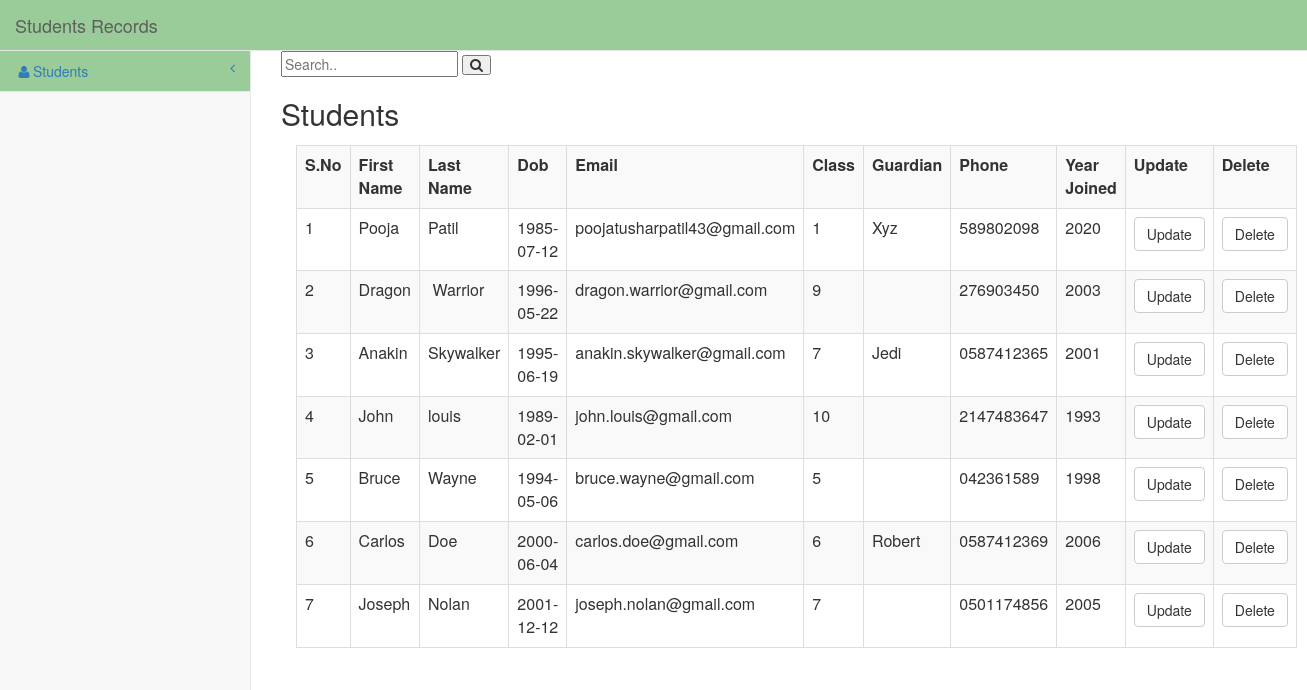
The app's page /admin/index.php with its own data.
### tables this page shows
CREATE TABLE `students` (
  `id` int(11) NOT NULL,
  `first_name` varchar(100) NOT NULL,
  `last_name` varchar(100) NOT NULL,
  `dob` date NOT NULL,
  `email` varchar(255) NOT NULL,
  `class` int(11) NOT NULL,
  `guardian_name` varchar(100) DEFAULT NULL,
  `phone_number` varchar(50) NOT NULL,
  `date_added` datetime NOT NULL DEFAULT current_timestamp(),
  `date_updated` timestamp NOT NULL DEFAULT current_timestamp() ON UPDATE current_timestamp(),
  `year_joined` int(11) DEFAULT NULL
);

### admin/index.php (called while the page is built, shortened)
<?php
require "controllers/Maincontroller.php";
require "models/database.php";
$config = require "resources/config/config.php";
$dsn = "mysql:host=".$config['db_host'].";dbname=".$config['db_name'].";charset=".$config['db_charset'];
$pdo = new PDO($dsn, $config['db_user'], $config['db_password'], $config['db_options']);
$db = new Database($pdo);
$maincontroller = new Maincontroller($db);
$maincontroller->index();

### admin/models/database.php (called while the page is built, shortened)
<?php
class Database {
    private $pdo;
    public function __construct(PDO $pdo) {
        $this->pdo = $pdo;
    }
    public function readAll($table){
        $stm = $this->pdo->prepare('SELECT * FROM '.$table);
        $success = $stm->execute();
        $rows = $stm->fetchAll(PDO::FETCH_ASSOC);
        return ($success) ? $rows: [];
    }
}

### admin/views/show.php (the view, shortened to what this page needs)
<?php require 'header.php';?>
      <form action="./index.php?page=show" method="POST">
        <div class="search-container">
            <input type="text" placeholder="Search.." name="search">
            <button type="submit"><i class="fa fa-search"></i></button>
        </div>
      </form>
    <h2>Students</h2>
    <table class="table table-responsive table-bordered table-striped table-hover" style=margin:15px;>
        <tr>
            <th>S.No</th>
            <th>First Name</th>
            <th>Last Name</th>
            <th>Dob</th>
            <th>Email</th>
            <th>Class</th>
            <th>Guardian</th>
            <th>Phone</th>
            <th>Year Joined</th>
            <th>Update</th>
            <th>Delete</th>
        </tr>
        <?php
        $i = 1;
        foreach ($allstudents as $value):
        ?>
            <tr>
            <td><?php echo $i; ?></td>
                <td><?php echo $value['first_name']; ?></td>
                <td><?php echo $value['last_name']; ?></td>
                <td><?php echo $value['dob'];?></td>
                <td><?php echo $value['email'];?></td>
                <td><?php echo $value['class'];?></td>
                <td><?php echo $value['guardian_name'];?></td>
                <td><?php echo $value['phone_number'];?></td>
                <td><?php echo $value['year_joined'];?></td>
                <td>
                    <a class="btn btn-default" href="./index.php?page=update_students&id=<?php echo $value['id']; ?>">Update</a>
                </td>
                <td>
                    <a class="btn btn-default" onclick="deletes(<?php echo $value['id']; ?>)" href="#">Delete</a>
                </td>
            </tr>
        <?php $i++; endforeach; ?>
    </table>
    <?php require 'footer.php';?>

### admin/controllers/Maincontroller.php (shortened to what this page needs)
<?php
Class Maincontroller {
    private $db;
    public function __construct(Database $db) {
        $this->db = $db;
    }
    public function index() {
        $page = filter_input(INPUT_GET, 'page', FILTER_SANITIZE_SPECIAL_CHARS);
        switch ($page) {
            case ($page === "show"):
                if (isset($_POST['search'])) {
                    $search = $_POST['search'];
                    $allstudents = $this->db->getBySearchParam('students', $search);
                    require "views/show.php";
                    break;
                } else {
                    $allstudents = $this->db->readAll('students');
                    require "views/show.php";
                    break;
                }
        }
    }
}

### admin/views/header.php (shortened to what this page needs)
<!DOCTYPE html>
<html lang="en">
<head>
    <link href="./assets/css/bootstrap.min.css" rel="stylesheet">
    <link href="./assets/css/metisMenu.min.css" rel="stylesheet">
    <link href="./assets/css/sb-admin-2.css" rel="stylesheet">
    <link href="./assets/css/font-awesome.min.css" rel="stylesheet" type="text/css">
</head>
<body>
    <div id="wrapper">
        <nav class="navbar navbar-default navbar-static-top" role="navigation" style="margin-bottom: 0">
            <div class="navbar-header">
                <a class="navbar-brand" href="./index.php?page=show">Students Records</a>
            </div>
            <div class="navbar-default sidebar" role="navigation">
                <div class="sidebar-nav navbar-collapse">
                    <ul class="nav" id="side-menu">
                        <li>
                            <a href="#"><i class="fa fa-user fa-fw"></i>Students<span class="fa arrow"></span></a>
                        </li>
                    </ul>
                </div>
            </div>
        </nav>
        <div id="page-wrapper">
            <div class="row">
                <div class="col-lg-12">

### admin/views/footer.php (shortened to what this page needs)
</div>
            </div>
        </div>
    </div>
</body>
</html>

### admin/assets/css/sb-admin-2.css (style rules this page uses)
body { background-color: #f8f8f8; }
#wrapper { width: 100%; }
#page-wrapper { padding: 0 15px; min-height: 568px; background-color: #fff; }
@media (min-width:768px) { #page-wrapper { position: inherit; margin: 0 0 0 250px; padding: 0 30px; border-left: 1px solid #e7e7e7; } }
.sidebar .sidebar-nav.navbar-collapse { padding-right: 0; padding-left: 0; }
.sidebar ul li { border-bottom: 1px solid #e7e7e7; }
.sidebar .arrow { float: right; }
.sidebar .fa.arrow:before { content: "\f104"; }
@media (min-width:768px) { .sidebar { z-index: 1; position: absolute; width: 250px; margin-top: 51px; } }

### records on screen
students: first_name "Pooja", last_name "Patil", dob "1985-07-12", email "poojatusharpatil43@gmail.com", class "1", guardian_name "Xyz", phone_number "589802098", year_joined "2020"
students: first_name "Dragon", last_name "Warrior", dob "1996-05-22", email "dragon.warrior@gmail.com", class "9", phone_number "276903450", year_joined "2003"
students: first_name "Anakin", last_name "Skywalker", dob "1995-06-19", email "anakin.skywalker@gmail.com", class "7", guardian_name "Jedi", phone_number "0587412365", year_joined "2001"
students: first_name "John", last_name "louis", dob "1989-02-01", email "john.louis@gmail.com", class "10", phone_number "2147483647", year_joined "1993"
students: first_name "Bruce", last_name "Wayne", dob "1994-05-06", email "bruce.wayne@gmail.com", class "5", phone_number "042361589", year_joined "1998"
students: first_name "Carlos", last_name "Doe", dob "2000-06-04", email "carlos.doe@gmail.com", class "6", guardian_name "Robert", phone_number "0587412369", year_joined "2006"
students: first_name "Joseph", last_name "Nolan", dob "2001-12-12", email "joseph.nolan@gmail.com", class "7", phone_number "0501174856", year_joined "2005"
